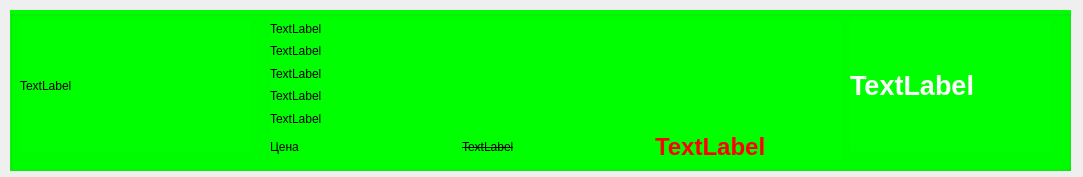
<?xml version="1.0" encoding="UTF-8"?>
<ui version="4.0">
 <class>Form</class>
 <widget class="QWidget" name="Form">
  <property name="geometry">
   <rect>
    <x>0</x>
    <y>0</y>
    <width>1083</width>
    <height>177</height>
   </rect>
  </property>
  <property name="windowTitle">
   <string>Form</string>
  </property>
  <widget class="QGroupBox" name="groupBox">
   <property name="geometry">
    <rect>
     <x>10</x>
     <y>10</y>
     <width>1061</width>
     <height>161</height>
    </rect>
   </property>
   <property name="styleSheet">
    <string notr="true">background-color:rgb(0, 255, 0)</string>
   </property>
   <property name="title">
    <string/>
   </property>
   <widget class="QLabel" name="label">
    <property name="geometry">
     <rect>
      <x>10</x>
      <y>10</y>
      <width>231</width>
      <height>131</height>
     </rect>
    </property>
    <property name="text">
     <string>TextLabel</string>
    </property>
   </widget>
   <widget class="QWidget" name="verticalLayoutWidget">
    <property name="geometry">
     <rect>
      <x>260</x>
      <y>10</y>
      <width>571</width>
      <height>141</height>
     </rect>
    </property>
    <layout class="QVBoxLayout" name="verticalLayout">
     <item>
      <widget class="QLabel" name="label_2">
       <property name="text">
        <string>TextLabel</string>
       </property>
      </widget>
     </item>
     <item>
      <widget class="QLabel" name="label_3">
       <property name="text">
        <string>TextLabel</string>
       </property>
      </widget>
     </item>
     <item>
      <widget class="QLabel" name="label_4">
       <property name="text">
        <string>TextLabel</string>
       </property>
      </widget>
     </item>
     <item>
      <widget class="QLabel" name="label_5">
       <property name="text">
        <string>TextLabel</string>
       </property>
      </widget>
     </item>
     <item>
      <widget class="QLabel" name="label_6">
       <property name="text">
        <string>TextLabel</string>
       </property>
      </widget>
     </item>
     <item>
      <layout class="QHBoxLayout" name="horizontalLayout">
       <item>
        <widget class="QLabel" name="label_7">
         <property name="text">
          <string>Цена</string>
         </property>
        </widget>
       </item>
       <item>
        <widget class="QLabel" name="label_8">
         <property name="font">
          <font>
           <strikeout>true</strikeout>
          </font>
         </property>
         <property name="text">
          <string>TextLabel</string>
         </property>
        </widget>
       </item>
       <item>
        <widget class="QLabel" name="label_9">
         <property name="font">
          <font>
           <pointsize>18</pointsize>
           <weight>75</weight>
           <bold>true</bold>
          </font>
         </property>
         <property name="styleSheet">
          <string notr="true"> color:red</string>
         </property>
         <property name="text">
          <string>TextLabel</string>
         </property>
        </widget>
       </item>
      </layout>
     </item>
    </layout>
   </widget>
   <widget class="QLabel" name="label_10">
    <property name="geometry">
     <rect>
      <x>840</x>
      <y>10</y>
      <width>201</width>
      <height>131</height>
     </rect>
    </property>
    <property name="font">
     <font>
      <pointsize>20</pointsize>
      <weight>75</weight>
      <bold>true</bold>
     </font>
    </property>
    <property name="styleSheet">
     <string notr="true">
color: rgb(255, 255, 255);</string>
    </property>
    <property name="text">
     <string>TextLabel</string>
    </property>
   </widget>
  </widget>
 </widget>
 <resources/>
 <connections/>
</ui>
